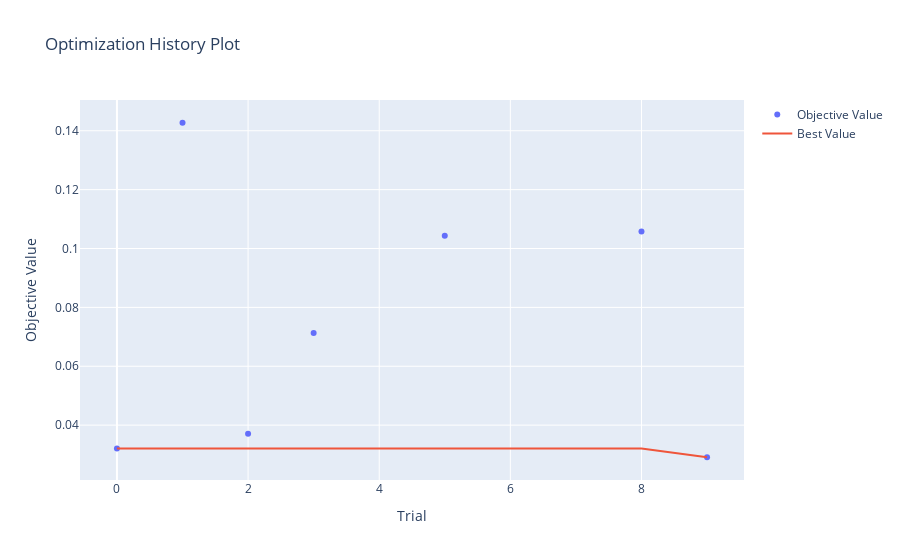

Notebook code for this chart:
### Code cell
plot_optimization_history(study)

### Figure 1 — Plotly figure (JSON) as saved in the notebook; plotly's stock layout.template omitted (floating-point values rounded to 4 significant figures)
{"data": [{"mode": "markers", "name": "Objective Value", "type": "scatter", "x": [0, 1, 2, 3, 5, 8, 9], "y": [0.03203, 0.1427, 0.03708, 0.07127, 0.1043, 0.1057, 0.02909]}, {"mode": "lines", "name": "Best Value", "type": "scatter", "x": [0, 1, 2, 3, 4, 5, 6, 7, 8, 9], "y": [0.03203, 0.03203, 0.03203, 0.03203, 0.03203, 0.03203, 0.03203, 0.03203, 0.03203, 0.02909]}, {"marker": {"color": "#cccccc"}, "mode": "markers", "name": "Infeasible Trial", "showlegend": false, "type": "scatter", "x": [], "y": []}], "layout": {"title": {"text": "Optimization History Plot"}, "xaxis": {"title": {"text": "Trial"}}, "yaxis": {"title": {"text": "Objective Value"}}}}
